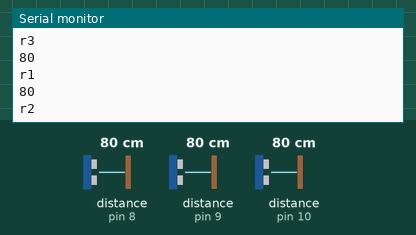
Simulated run of this sketch. Board: Arduino Uno, built with avr-gcc and run on an emulated ATmega328P. Shown: the last lines printed to the serial monitor. The inputs (shaded band) are chosen by the test bench; at power-on: distance to the obstacle (sensors on pin 8, pin 9, pin 10) 80 cm.

Above: at 1.2 s.
1.3 s: distance to the obstacle (sensor on pin 8) set to 2 cm
At 1.9 s:
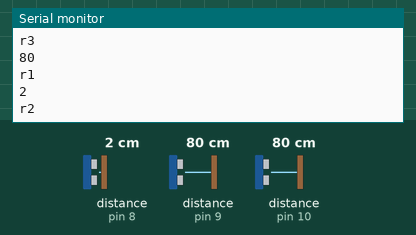
2.8 s: distance to the obstacle (sensor on pin 9) set to 4 cm
At 3.7 s:
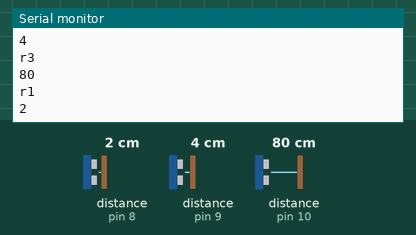
4.3 s: distance to the obstacle (sensor on pin 10) set to 9 cm
At 5.1 s:
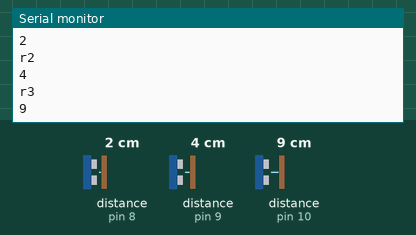
5.8 s: distance to the obstacle (sensor on pin 8) set to 18 cm
At 6.3 s:
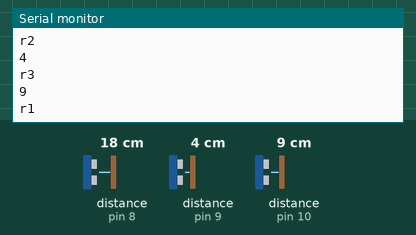
7.3 s: distance to the obstacle (sensor on pin 9) set to 35 cm
At 8.2 s:
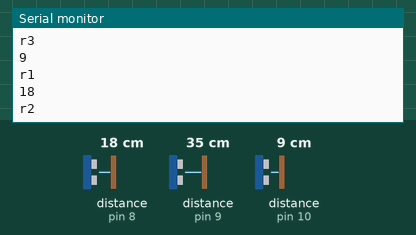
8.8 s: distance to the obstacle (sensor on pin 10) set to 60 cm
Timing chart, 0 to 9.8 s (numbered marks = the images above; inputs shaded):
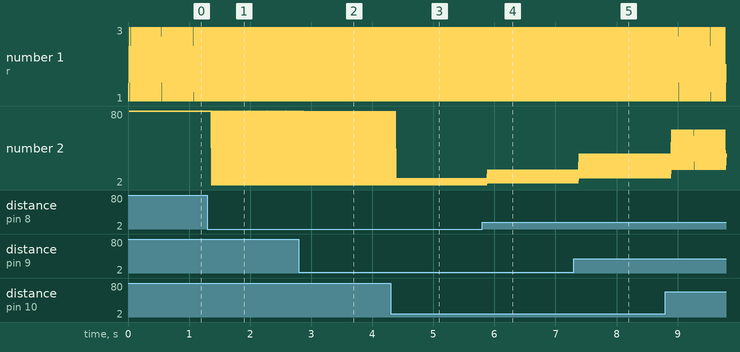

The sketch:

tp000000001.ino
```cpp
#include <HCSR04.h>
UltraSonicDistanceSensor right(13, 10);
UltraSonicDistanceSensor centre(12,9);
UltraSonicDistanceSensor left(11,8);

void setup () {
    Serial.begin(9600);  // We initialize serial connection so that we could print values from sensor.
}

void loop()
{
int r2 = centre.measureDistanceCm();
int r1 = left.measureDistanceCm();
int r3 = right.measureDistanceCm();
Serial.println("r1");
  Serial.println(r1);
  Serial.println("r2");
  Serial.println(r2);
  Serial.println("r3");
  Serial.println(r3);
}
```

Measured:
- after the input at 1.3 s, the serial monitor: prints a new line after 0.07 s (image 1)
- after the input at 2.8 s, the serial monitor: prints a new line after 0.08 s (image 2)
- after the input at 4.3 s, the serial monitor: prints a new line after 0.10 s (image 3)
- after the input at 5.8 s, the serial monitor: prints a new line after 0.09 s (image 4)
- after the input at 7.3 s, the serial monitor: prints a new line after 0.09 s (image 5)
- plotted number 2: 2 → 9 after the input at 4.3 s, 4 → 35 after the input at 7.3 s
